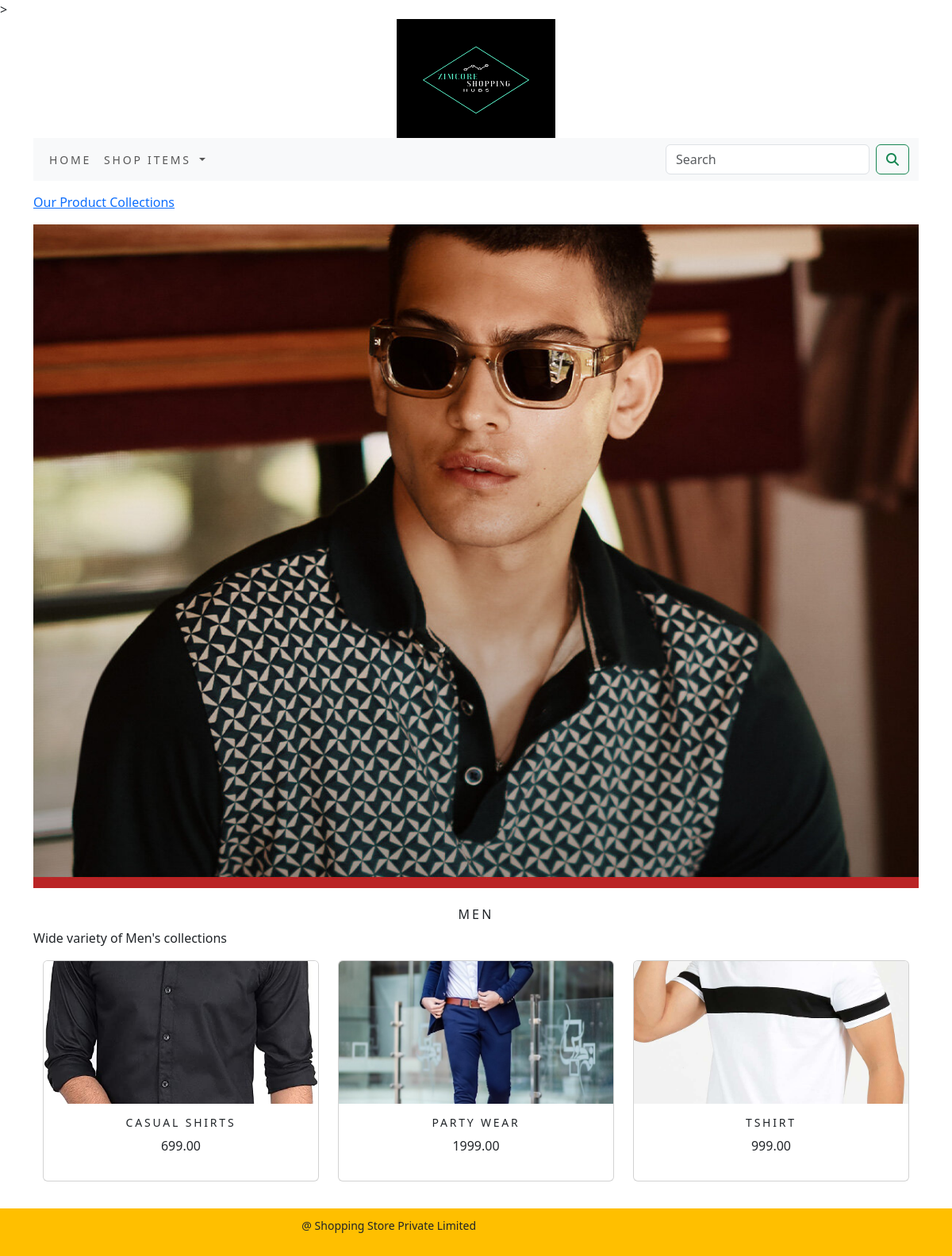
Page /shop/men/ on the committed database.
### shopapp/models.py (models this page shows, shortened)
class Category(models.Model):
    name = models.CharField(max_length=250, unique=True)
    slug = models.SlugField(max_length=250, unique=True)
    description = models.TextField(blank=True)
    image = models.ImageField(upload_to='category', blank=True)
    class Meta:
        ordering = ('name',)
        verbose_name = 'category'
        verbose_name_plural = 'categories'
    def get_url(self):
        return reverse('shopapp:products_by_category', args=[self.slug])

class Product(models.Model):
    name = models.CharField(max_length=250, unique=True)
    slug = models.SlugField(max_length=250, unique=True)
    description = models.TextField(blank=True)
    price = models.DecimalField(max_digits=10, decimal_places=2)
    category = models.ForeignKey(Category, on_delete=models.CASCADE)
    image = models.ImageField(upload_to='product', blank=True)
    stock = models.IntegerField()
    available = models.BooleanField(default=True)
    created = models.DateTimeField(auto_now_add=True)
    updated = models.DateTimeField(auto_now=True)
    def get_url(self):
        return reverse('shopapp:prodcatdetail', args=[self.category.slug, self.slug])
    class Meta:
        ordering = ('name',)
        verbose_name = 'product'
        verbose_name_plural = 'products'

### shopapp/views.py (the view)
# urls.py: path('', views.allProdCat, name='allProdCat'),
def allProdCat(request, c_slug=None):
    c_page = None
    products_list = None
    if c_slug != None:
        c_page = get_object_or_404(Category, slug=c_slug)
        products_list = Product.objects.all().filter(category=c_page, available=True)
    else:
        products_list = Product.objects.all().filter(available=True)
    paginator=Paginator(products_list,6)
    try:
        page=int(request.GET.get('page', '1'))
    except:
        page=1
    try:
        products=paginator.page(page)
    except (EmptyPage, InvalidPage):
        products=paginator.page(paginator.num_pages)
    return render(request, "category.html", {'category': c_page, 'products': products})

### cart/context_processors.py (called while the page is built)
def counter(request):
    item_count=0
    if 'admin' in request.path:
        return {}
    else:
        try:
            cart=Cart.objects.filter(cart_id=_cart_id(request))
            car_items=CartItem.objects.all().filter(cart=cart[:1])
            for cart_item in car_items:
                item_count += cart_item.quantity
        except Cart.DoesNotExist:
            item_count = 0
    return dict(item_count=item_count)

### cart/views.py (called while the page is built)
def _cart_id(request):
    cart = request.session.session_key
    if not cart:
        cart = request.session.create()
    return cart

### shopapp/context_processors.py (called while the page is built)
def menu_links(request):
    links = Category.objects.all()
    return dict(links=links)

### Templates/category.html (shortened to what this page needs)
{% extends 'base.html' %}
{% load static %}
{% block content %}
{% if category %}
<div>
    <div class="row my_row_class">
        <div class="mx-auto">
        <p> <a href="{% url 'shopapp:allProdCat' %}"> Our Product Collections</a></p>
    </div>
        </div>
</div>
{% endif %}
<div class="mx_auto">
    {% if category %}
    <img class="my_image" src="{{category.image.url}}" alt="{{category.name}}" width="300" height="300">
</div>
<br>
<div>
    <h1 class="text-center my_title">{{category.name}}</h1>
    <p class="text-justify">{{category.description}}</p>
</div>
    {% endif %}
<div class="container">
    <div class=" row mx_auto">
        {% for product in products.object_list %}
        <div class="my_bottom_margin col-9 col-sm-12 col-md-4 col-lg-4">
            <div class="card text-center" style="min-width: 18rem;">
                <a href="{{product.get_url}}"><img class="card-img-top my_image" src="{{product.image.url}}" alt="{{product.name}}" width="200" height="100"></a>
            <div class="card-body">
                <h4>{{product.name}}</h4>
                <p>{{product.price}}</p>
            </div>
        </div>
    </div>
    {% endfor %}
    </div>
    <br>
</div>
{% endblock %}

### static/css/custom.css (style rules this page uses)
body { font-family: 'Roboto', sans-serif; }
.my_row_class { padding-top: 15px; }
.my_image { width:100%; height: auto; }
.my_title { font-size: 16px; text-transform: uppercase; letter-spacing: .2em; }
.my_bottom_margin { margin-bottom: 10px; }
.card-body h4 { font-size: 14px; text-transform: uppercase; letter-spacing: .2em; }
.card-img-top { width: 100%; height: 15vw; object-fit: cover; }

### rows in the picture
Category: image (picture), name "MEN", description "Wide variety of Men's collections"
Product: image (picture), name "CASUAL SHIRTS", price "699.00"
Product: image (picture), name "PARTY WEAR", price "1999.00"
Product: image (picture), name "TSHIRT", price "999.00"
